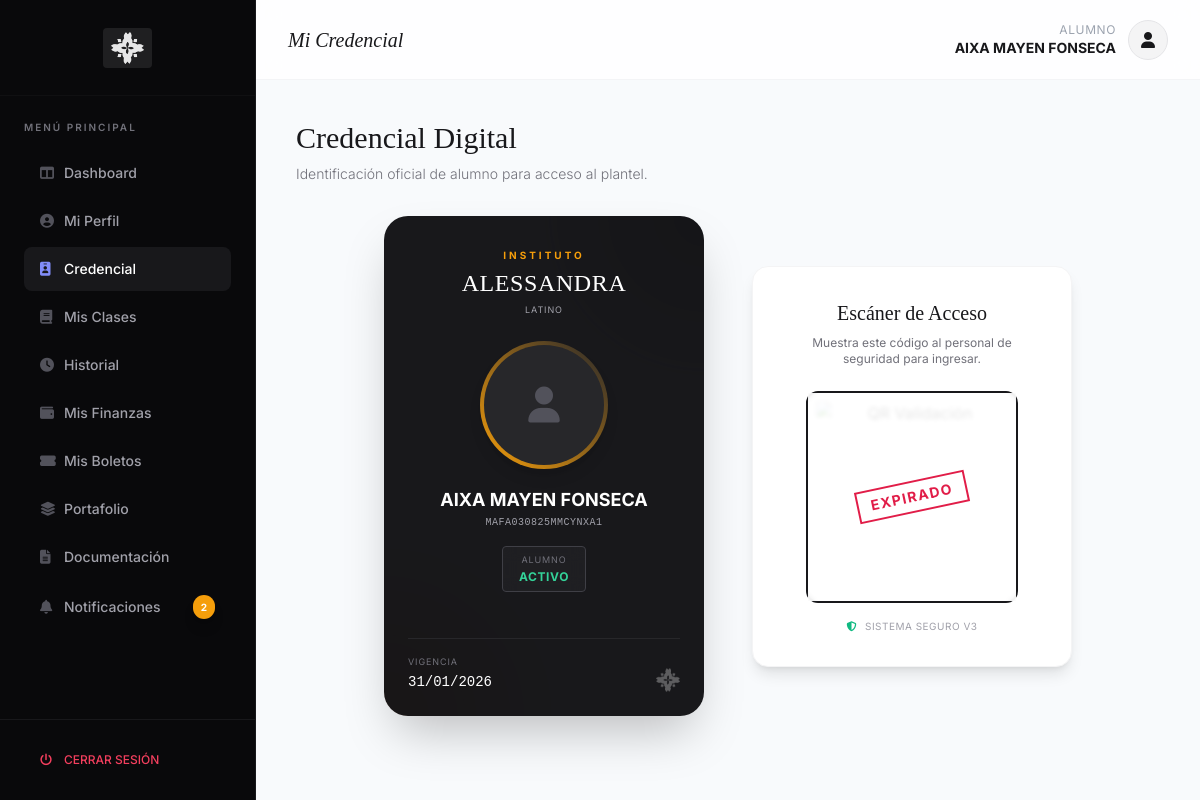
/front/alumno/dashboard.php?view=credencial (signed in), run on the app's committed database.
### tables this page shows
CREATE TABLE `Ciclos_Escolares` (
  `id` int(11) NOT NULL,
  `nombre_ciclo` varchar(100) NOT NULL COMMENT 'Ej: Apertura 2025, Cierre 2025',
  `fecha_inicio` date NOT NULL,
  `fecha_fin` date NOT NULL,
  `estado` enum('activo','inactivo','cerrado') NOT NULL DEFAULT 'inactivo' COMMENT 'Activo: ciclo actual. Inactivo: futuro. Cerrado: pasado.'
);

CREATE TABLE `Sucursales` (
  `id` int(11) NOT NULL,
  `nombre_sucursal` varchar(150) NOT NULL
);

CREATE TABLE `Usuarios` (
  `id` int(11) NOT NULL,
  `nombre_completo` varchar(255) NOT NULL,
  `curp` varchar(18) NOT NULL COMMENT 'Se usará como nombre de usuario para el login',
  `password_hash` varchar(255) DEFAULT NULL COMMENT 'Contraseña encriptada, NULL si no ha sido creada',
  `perfil_id` int(11) NOT NULL,
  `estado` enum('activo','inactivo') NOT NULL DEFAULT 'activo' COMMENT 'Estado del usuario en el sistema',
  `fecha_creacion` timestamp NOT NULL DEFAULT current_timestamp(),
  `forma` enum('presencial','online','no aplica') DEFAULT 'no aplica',
  `cuenta_deposito_id` int(11) DEFAULT NULL
);

### front/alumno/body_credencial.php (the view, shortened to what this page needs)
<?php
$alumno_id = $_SESSION['user_id'];
$sql_info = "SELECT nombre_completo, curp FROM Usuarios WHERE id = $alumno_id";
$res_info = $conn->query($sql_info);
$student_info = $res_info->fetch_assoc();
$photo_path = null;
$sql_validity = "SELECT ce.nombre_ciclo, ce.fecha_fin, s.nombre_sucursal
                 FROM Inscripciones i
                 JOIN Clases c ON i.clase_id = c.id
                 JOIN Ciclos_Escolares ce ON c.ciclo_id = ce.id
                 LEFT JOIN Sucursales s ON c.sucursal_id = s.id
                 WHERE i.alumno_id = $alumno_id
                 ORDER BY ce.fecha_fin DESC
                 LIMIT 1";
$res_validity = $conn->query($sql_validity);
$vigencia = "No Inscrito";
$sucursal = "Sin asignar";
$is_active = false;
if ($res_validity && $row_val = $res_validity->fetch_assoc()) {
    $fecha_fin = new DateTime($row_val['fecha_fin']);
    $vigencia = $fecha_fin->format('d/m/Y');
    $sucursal = $row_val['nombre_sucursal'] ?? 'Campus Central';
}
?>
<div class="max-w-4xl mx-auto">
    <div class="mb-8 text-center lg:text-left">
        <h3 class="font-serif text-3xl text-zinc-900 mb-2">Credencial Digital</h3>
        <p class="text-zinc-500 font-light text-sm">Identificación oficial de alumno para acceso al plantel.</p>
    </div>
    <div class="flex flex-col md:flex-row gap-12 items-center justify-center">
        <div
            class="relative w-[320px] h-[500px] bg-zinc-900 rounded-3xl overflow-hidden shadow-2xl transition-transform hover:scale-[1.02] duration-300">
            <div
                class="absolute top-0 right-0 w-64 h-64 bg-zinc-800 rounded-full mix-blend-overlay filter blur-3xl opacity-20 -translate-y-1/2 translate-x-1/2">
            </div>
            <div
                class="absolute bottom-0 left-0 w-64 h-64 bg-amber-900 rounded-full mix-blend-overlay filter blur-3xl opacity-20 translate-y-1/2 -translate-x-1/2">
            </div>
            <div class="relative z-10 h-full flex flex-col items-center pt-8 pb-6 px-6 text-center">
                <div class="mb-6">
                    <p class="text-[10px] uppercase tracking-[0.3em] text-amber-500 font-bold mb-1">INSTITUTO</p>
                    <h2 class="font-serif text-2xl text-white tracking-wide">ALESSANDRA</h2>
                    <p class="text-[9px] text-zinc-400 mt-1 uppercase tracking-widest">
                        <?php echo htmlspecialchars($sucursal); ?>
                    </p>
                </div>
                <div class="w-32 h-32 rounded-full p-1 bg-gradient-to-tr from-amber-500 to-zinc-800 mb-5 shadow-lg">
                    <div class="w-full h-full rounded-full overflow-hidden bg-zinc-800">
                        <?php if ($photo_path): ?>
                            <img src="<?php echo htmlspecialchars($photo_path); ?>" class="w-full h-full object-cover">
                        <?php else: ?>
                            <div class="w-full h-full flex items-center justify-center text-zinc-600">
                                <i class="fas fa-user text-4xl"></i>
                            </div>
                        <?php endif; ?>
                    </div>
                </div>
                <div class="mb-auto w-full">
                    <h3 class="text-lg font-bold text-white leading-tight mb-1 uppercase break-words">
                        <?php echo htmlspecialchars($student_info['nombre_completo']); ?>
                    </h3>
                    <p class="text-[10px] text-zinc-400 font-mono tracking-wider mb-4">
                        <?php echo htmlspecialchars($student_info['curp']); ?>
                    </p>
                    <div class="inline-block bg-zinc-800/50 backdrop-blur border border-zinc-700 rounded px-4 py-1.5">
                        <p class="text-[9px] uppercase text-zinc-500 mb-0.5 tracking-widest">Alumno</p>
                        <p class="text-xs text-emerald-400 font-bold tracking-wider">ACTIVO</p>
                    </div>
                </div>
                <div class="w-full border-t border-zinc-800 pt-4 mt-4">
                    <div class="flex justify-between items-end">
                        <div class="text-left">
                            <p class="text-[9px] text-zinc-500 uppercase tracking-widest mb-1">Vigencia</p>
                            <p class="text-sm font-mono text-white">
                                <?php echo $vigencia; ?>
                            </p>
                        </div>
                        <div class="text-right">
                            <img src="../../front/multimedia/logoA.png" class="h-6 opacity-30 invert brightness-0">
                        </div>
                    </div>
                </div>
            </div>
        </div>
        <div class="bg-white p-8 rounded-2xl shadow-lg border border-zinc-100 max-w-xs text-center">
            <h4 class="font-serif text-xl text-zinc-900 mb-2">Escáner de Acceso</h4>
            <p class="text-xs text-zinc-500 mb-6">Muestra este código al personal de seguridad para ingresar.</p>
            <div class="bg-white p-2 border-2 border-zinc-900 rounded-xl inline-block mb-4 relative group">
                <?php if (!$is_active): ?>
                    <div class="absolute inset-0 bg-white/90 flex items-center justify-center backdrop-blur-[2px]">
                        <div
                            class="text-rose-600 font-bold text-sm uppercase tracking-widest border-2 border-rose-600 px-3 py-1 -rotate-12">
                            Expirado
                        </div>
                    </div>
                <?php endif; ?>
            </div>
            <div class="flex items-center justify-center gap-2 text-[10px] text-zinc-400 uppercase tracking-wider">
                <i class="fas fa-shield-alt text-emerald-500"></i> Sistema Seguro V3
            </div>
        </div>
    </div>
</div>

### front/alumno/dashboard.php (style rules this page uses)
body { font-family: 'Inter', sans-serif; background-color: #f8fafc; }

### data on the page
ciclos_escolares: sucursales.nombre_sucursal "LATINO", fecha_fin "31/01/2026"
usuarios: nombre_completo "AIXA MAYEN FONSECA", curp "MAFA030825MMCYNXA1"

### other printed values
$unread_count "2"
$_SESSION['user_name'] "AIXA MAYEN FONSECA"
